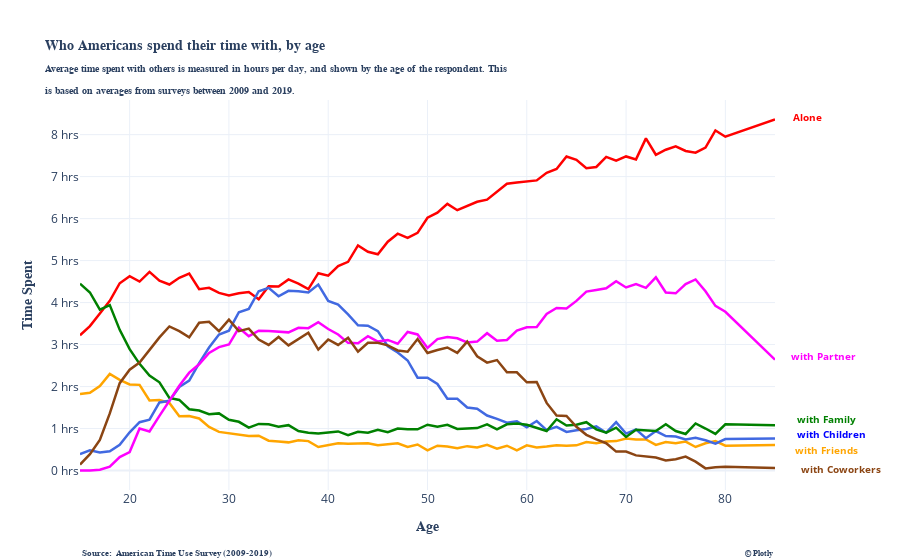

The code cell stored with this chart in its notebook:
### Code cell
fig = go.Figure()
fig.add_trace(go.Scatter(x=df['Year'], y=df['Time spent alone'],mode='lines',name='alone',line=dict(color='red', width=2.5)))
fig.add_trace(go.Scatter(x=df['Year'], y=df['Time spent with friends'],mode='lines',name='with friends',line=dict(color='orange', width=2.5)))
fig.add_trace(go.Scatter(x=df['Year'], y=df['Time spent with children'],mode='lines',name='with children',line=dict(color='royalblue', width=2.5)))
fig.add_trace(go.Scatter(x=df['Year'], y=df['Time spent with parents, siblings and other family'],mode='lines',name='with family',line=dict(color='green', width=2.5)))
fig.add_trace(go.Scatter(x=df['Year'], y=df['Time spent with partner'],mode='lines',name='with partner',line=dict(color='magenta', width=2.5)))
fig.add_trace(go.Scatter(x=df['Year'], y=df['Time spent with coworkers'],mode='lines',name='with Coworkers',line=dict(color='SaddleBrown', width=2.5)))
fig.update_layout(showlegend=False,template='plotly_white',hovermode='x')
fig.update_yaxes(title_text='<b style="font-family: Times New Roman;" >Time Spent</b>')
fig.update_xaxes(title_text='<b style="font-family: Times New Roman;" >Age</b>')
fig.update_layout(margin=dict(r=125,t=100,b=70))
fig.update_yaxes( # the y-axis is in mins
    ticksuffix=" hrs", showgrid=True
)
fig.add_annotation(
                   y=0.98,
                   x=1.07,
                   text="<b style=\"color:red; font-size:1.1vw\">Alone</b>",
                   showarrow=False,
                   xref="paper",
                   yref="paper")
fig.add_annotation(
                   y=0.32,
                   x=1.12,
                   text="<b style=\"color:magenta; font-size:1.1vw\">with Partner</b>",
                   showarrow=False,
                   xref="paper",
                   yref="paper")
fig.add_annotation(
                   y=0.16,
                   x=1.12,
                   text="<b style=\"color:green; font-size:1.1vw\">with Family</b>",
                   showarrow=False,
                   xref="paper",
                   yref="paper")
fig.add_annotation(
                   y=0.12,
                   x=1.134,
                   text="<b style=\"color:blue; font-size:1.1vw\">with Children</b>",
                   showarrow=False,
                   xref="paper",
                   yref="paper")
fig.add_annotation(
                   y=0.08,
                   x=1.123,
                   text="<b style=\"color:orange; font-size:1.1vw\">with Friends</b>",
                   showarrow=False,
                   xref="paper",
                   yref="paper")
fig.add_annotation(
                   y=0.03,
                   x=1.155,
                   text="<b style=\"color:SaddleBrown; font-size:1.1vw\">with Coworkers</b>",
                   showarrow=False,
                   xref="paper",
                   yref="paper")
fig.add_annotation(
                   y=-0.18,
                   x=0,
                   text="<b style=\"font-family: Times New Roman; font-size:1vw\">Source: </b><b style=\"font-family: Times New Roman; font-size:1vw\"> American Time Use Survey (2009-2019)</b>",
                   showarrow=False,
                   xref="paper",
                   yref="paper")
fig.add_annotation(
                   y=-0.18,
                   x=1,
                   text="<b style=\"font-family: Times New Roman; font-size:0.9vw\"> © Plotly</b>",
                   showarrow=False,
                   xref="paper",
                   yref="paper")
fig.update_layout(title_text='<b style="font-family: Times New Roman; font-size:1.6vw">Who Americans spend their time with, by age</b><br><b style="font-family: Times New Roman; font-size:1.1vw">Average time spent with others is measured in hours per day, and shown by the age of the respondent. This<br>is based on averages from surveys between 2009 and 2019.</b>')

fig.show()

### Figure 1 — Plotly figure (JSON) as saved in the notebook; plotly's stock layout.template omitted (floating-point values rounded to 4 significant figures)
{"data": [{"line": {"color": "red", "width": 2.5}, "mode": "lines", "name": "alone", "type": "scatter", "x": [15, 16, 17, 18, 19, 20, 21, 22, 23, 24, 25, 26, 27, 28, 29, 30, 31, 32, 33, 34, 35, 36, 37, 38, 39, 40, 41, 42, 43, 44, 45, 46, 47, 48, 49, 50, 51, 52, 53, 54, 55, 56, 57, 58, 59, 60, 61, 62, 63, 64, 65, 66, 67, 68, 69, 70, 71, 72, 73, 74, 75, 76, 77, 78, 79, 80, 85], "y": [3.22, 3.44, 3.74, 4.04, 4.46, 4.63, 4.5, 4.73, 4.52, 4.43, 4.59, 4.69, 4.32, 4.35, 4.23, 4.17, 4.22, 4.25, 4.08, 4.39, 4.38, 4.55, 4.45, 4.32, 4.7, 4.64, 4.87, 4.97, 5.36, 5.21, 5.15, 5.45, 5.64, 5.54, 5.66, 6.02, 6.14, 6.35, 6.2, 6.3, 6.4, 6.45, 6.65, 6.83, 6.86, 6.89, 6.91, 7.09, 7.18, 7.48, 7.4, 7.2, 7.23, 7.47, 7.38, 7.48, 7.41, 7.91, 7.52, 7.64, 7.72, 7.61, 7.57, 7.69, 8.1, 7.95, 8.36]}, {"line": {"color": "orange", "width": 2.5}, "mode": "lines", "name": "with friends", "type": "scatter", "x": [15, 16, 17, 18, 19, 20, 21, 22, 23, 24, 25, 26, 27, 28, 29, 30, 31, 32, 33, 34, 35, 36, 37, 38, 39, 40, 41, 42, 43, 44, 45, 46, 47, 48, 49, 50, 51, 52, 53, 54, 55, 56, 57, 58, 59, 60, 61, 62, 63, 64, 65, 66, 67, 68, 69, 70, 71, 72, 73, 74, 75, 76, 77, 78, 79, 80, 85], "y": [1.82, 1.85, 2.01, 2.3, 2.16, 2.05, 2.04, 1.67, 1.68, 1.61, 1.29, 1.3, 1.24, 1.04, 0.92, 0.89, 0.85, 0.82, 0.83, 0.71, 0.69, 0.67, 0.72, 0.7, 0.56, 0.6, 0.65, 0.64, 0.65, 0.65, 0.6, 0.62, 0.65, 0.56, 0.62, 0.48, 0.59, 0.57, 0.53, 0.58, 0.55, 0.61, 0.52, 0.59, 0.48, 0.6, 0.55, 0.57, 0.6, 0.59, 0.6, 0.68, 0.65, 0.69, 0.7, 0.76, 0.74, 0.74, 0.61, 0.68, 0.65, 0.69, 0.56, 0.65, 0.7, 0.59, 0.61]}, {"line": {"color": "royalblue", "width": 2.5}, "mode": "lines", "name": "with children", "type": "scatter", "x": [15, 16, 17, 18, 19, 20, 21, 22, 23, 24, 25, 26, 27, 28, 29, 30, 31, 32, 33, 34, 35, 36, 37, 38, 39, 40, 41, 42, 43, 44, 45, 46, 47, 48, 49, 50, 51, 52, 53, 54, 55, 56, 57, 58, 59, 60, 61, 62, 63, 64, 65, 66, 67, 68, 69, 70, 71, 72, 73, 74, 75, 76, 77, 78, 79, 80, 85], "y": [0.39, 0.48, 0.43, 0.46, 0.61, 0.91, 1.15, 1.21, 1.62, 1.66, 1.99, 2.14, 2.56, 2.93, 3.24, 3.33, 3.77, 3.85, 4.27, 4.35, 4.15, 4.28, 4.27, 4.24, 4.43, 4.04, 3.95, 3.72, 3.46, 3.45, 3.32, 2.96, 2.81, 2.62, 2.21, 2.21, 2.06, 1.71, 1.71, 1.5, 1.47, 1.31, 1.23, 1.14, 1.17, 1.03, 1.18, 0.96, 1.04, 0.92, 0.96, 0.99, 1.05, 0.9, 1.15, 0.88, 0.98, 0.77, 0.94, 0.82, 0.81, 0.74, 0.78, 0.72, 0.64, 0.75, 0.76]}, {"line": {"color": "green", "width": 2.5}, "mode": "lines", "name": "with family", "type": "scatter", "x": [15, 16, 17, 18, 19, 20, 21, 22, 23, 24, 25, 26, 27, 28, 29, 30, 31, 32, 33, 34, 35, 36, 37, 38, 39, 40, 41, 42, 43, 44, 45, 46, 47, 48, 49, 50, 51, 52, 53, 54, 55, 56, 57, 58, 59, 60, 61, 62, 63, 64, 65, 66, 67, 68, 69, 70, 71, 72, 73, 74, 75, 76, 77, 78, 79, 80, 85], "y": [4.45, 4.24, 3.83, 3.94, 3.35, 2.89, 2.54, 2.26, 2.1, 1.73, 1.68, 1.46, 1.43, 1.34, 1.36, 1.21, 1.16, 1.02, 1.11, 1.1, 1.04, 1.08, 0.94, 0.9, 0.88, 0.91, 0.93, 0.84, 0.92, 0.9, 0.97, 0.91, 1, 0.98, 0.98, 1.09, 1.04, 1.09, 0.99, 1, 1.01, 1.1, 0.98, 1.1, 1.12, 1.09, 1.01, 0.94, 1.22, 1.07, 1.09, 1.15, 0.98, 0.9, 1.02, 0.8, 0.97, 0.95, 0.94, 1.1, 0.94, 0.87, 1.12, 1, 0.87, 1.1, 1.08]}, {"line": {"color": "magenta", "width": 2.5}, "mode": "lines", "name": "with partner", "type": "scatter", "x": [15, 16, 17, 18, 19, 20, 21, 22, 23, 24, 25, 26, 27, 28, 29, 30, 31, 32, 33, 34, 35, 36, 37, 38, 39, 40, 41, 42, 43, 44, 45, 46, 47, 48, 49, 50, 51, 52, 53, 54, 55, 56, 57, 58, 59, 60, 61, 62, 63, 64, 65, 66, 67, 68, 69, 70, 71, 72, 73, 74, 75, 76, 77, 78, 79, 80, 85], "y": [0, 0, 0.02, 0.09, 0.32, 0.44, 1, 0.93, 1.3, 1.66, 2.02, 2.33, 2.53, 2.8, 2.94, 3, 3.4, 3.2, 3.33, 3.32, 3.3, 3.29, 3.4, 3.39, 3.53, 3.37, 3.24, 3.04, 3.03, 3.2, 3.07, 3.11, 3.02, 3.3, 3.24, 2.92, 3.13, 3.18, 3.15, 3.05, 3.07, 3.27, 3.09, 3.11, 3.33, 3.41, 3.42, 3.73, 3.87, 3.86, 4.04, 4.26, 4.3, 4.34, 4.51, 4.36, 4.44, 4.35, 4.6, 4.24, 4.22, 4.44, 4.55, 4.27, 3.92, 3.78, 2.64]}, {"line": {"color": "SaddleBrown", "width": 2.5}, "mode": "lines", "name": "with Coworkers", "type": "scatter", "x": [15, 16, 17, 18, 19, 20, 21, 22, 23, 24, 25, 26, 27, 28, 29, 30, 31, 32, 33, 34, 35, 36, 37, 38, 39, 40, 41, 42, 43, 44, 45, 46, 47, 48, 49, 50, 51, 52, 53, 54, 55, 56, 57, 58, 59, 60, 61, 62, 63, 64, 65, 66, 67, 68, 69, 70, 71, 72, 73, 74, 75, 76, 77, 78, 79, 80, 85], "y": [0.14, 0.39, 0.73, 1.36, 2.08, 2.4, 2.57, 2.88, 3.17, 3.43, 3.32, 3.17, 3.52, 3.54, 3.32, 3.59, 3.32, 3.38, 3.12, 2.99, 3.18, 2.98, 3.14, 3.28, 2.88, 3.12, 2.99, 3.16, 2.83, 3.04, 3.04, 2.98, 2.86, 2.83, 3.13, 2.8, 2.87, 2.93, 2.8, 3.07, 2.72, 2.57, 2.63, 2.34, 2.34, 2.1, 2.11, 1.61, 1.31, 1.3, 1.04, 0.85, 0.74, 0.65, 0.45, 0.45, 0.36, 0.34, 0.31, 0.24, 0.27, 0.33, 0.21, 0.05, 0.08, 0.09, 0.06]}], "layout": {"annotations": [{"showarrow": false, "text": "<b style=\"color:red; font-size:1.1vw\">Alone</b>", "x": 1.07, "xref": "paper", "y": 0.98, "yref": "paper"}, {"showarrow": false, "text": "<b style=\"color:magenta; font-size:1.1vw\">with Partner</b>", "x": 1.12, "xref": "paper", "y": 0.32, "yref": "paper"}, {"showarrow": false, "text": "<b style=\"color:green; font-size:1.1vw\">with Family</b>", "x": 1.12, "xref": "paper", "y": 0.16, "yref": "paper"}, {"showarrow": false, "text": "<b style=\"color:blue; font-size:1.1vw\">with Children</b>", "x": 1.134, "xref": "paper", "y": 0.12, "yref": "paper"}, {"showarrow": false, "text": "<b style=\"color:orange; font-size:1.1vw\">with Friends</b>", "x": 1.123, "xref": "paper", "y": 0.08, "yref": "paper"}, {"showarrow": false, "text": "<b style=\"color:SaddleBrown; font-size:1.1vw\">with Coworkers</b>", "x": 1.155, "xref": "paper", "y": 0.03, "yref": "paper"}, {"showarrow": false, "text": "<b style=\"font-family: Times New Roman; font-size:1vw\">Source: </b><b style=\"font-family: Times New Roman; font-size:1vw\"> American Time Use Survey (2009-2019)</b>", "x": 0, "xref": "paper", "y": -0.18, "yref": "paper"}, {"showarrow": false, "text": "<b style=\"font-family: Times New Roman; font-size:0.9vw\"> © Plotly</b>", "x": 1, "xref": "paper", "y": -0.18, "yref": "paper"}], "autosize": true, "hovermode": "x", "margin": {"b": 70, "r": 125, "t": 100}, "showlegend": false, "title": {"text": "<b style=\"font-family: Times New Roman; font-size:1.6vw\">Who Americans spend their time with, by age</b><br><b style=\"font-family: Times New Roman; font-size:1.1vw\">Average time spent with others is measured in hours per day, and shown by the age of the respondent. This<br>is based on averages from surveys between 2009 and 2019.</b>"}, "xaxis": {"autorange": true, "range": [15, 85], "title": {"text": "<b style=\"font-family: Times New Roman;\" >Age</b>"}, "type": "linear"}, "yaxis": {"autorange": true, "range": [-0.4644, 8.824], "showgrid": true, "ticksuffix": " hrs", "title": {"text": "<b style=\"font-family: Times New Roman;\" >Time Spent</b>"}, "type": "linear"}}}
